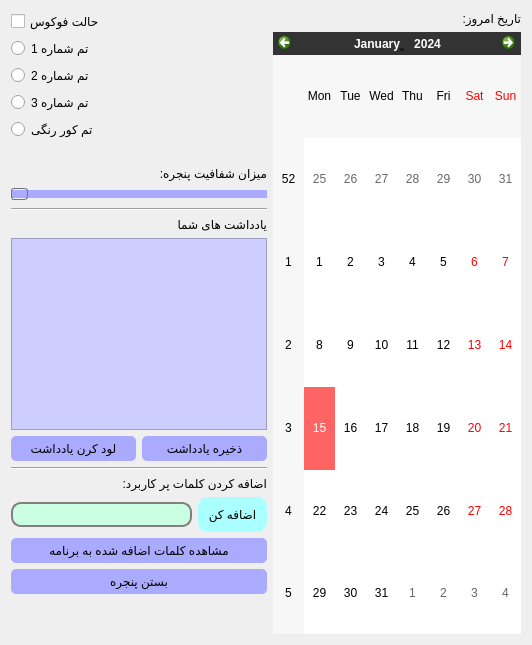
       <widget class="QWidget" name="tab_3">
        <attribute name="title">
         <string>ظاهر</string>
        </attribute>
        <layout class="QGridLayout" name="gridLayout_5">
         <item row="0" column="0">
          <layout class="QHBoxLayout" name="horizontalLayout_14">
           <item>
            <layout class="QVBoxLayout" name="verticalLayout_22">
             <item>
              <widget class="QCheckBox" name="checkBox_3">
               <property name="text">
                <string>حالت فوکوس</string>
               </property>
              </widget>
             </item>
             <item>
              <widget class="QRadioButton" name="radioButton_2">
               <property name="styleSheet">
                <string notr="true">font: 75 9pt &quot;MS Shell Dlg 2&quot;;</string>
               </property>
               <property name="text">
                <string>تم شماره 1</string>
               </property>
              </widget>
             </item>
             <item>
              <widget class="QRadioButton" name="radioButton_4">
               <property name="styleSheet">
                <string notr="true">font: 75 9pt &quot;MS Shell Dlg 2&quot;;</string>
               </property>
               <property name="text">
                <string>تم شماره 2</string>
               </property>
              </widget>
             </item>
             <item>
              <widget class="QRadioButton" name="radioButton_3">
               <property name="styleSheet">
                <string notr="true">font: 75 9pt &quot;MS Shell Dlg 2&quot;;</string>
               </property>
               <property name="text">
                <string>تم شماره 3</string>
               </property>
              </widget>
             </item>
             <item>
              <widget class="QRadioButton" name="radioButton">
               <property name="styleSheet">
                <string notr="true">font: 75 9pt &quot;MS Shell Dlg 2&quot;;</string>
               </property>
               <property name="text">
                <string>تم کور رنگی</string>
               </property>
              </widget>
             </item>
             <item>
              <spacer name="horizontalSpacer_4">
               <property name="orientation">
                <enum>Qt::Horizontal</enum>
               </property>
               <property name="sizeHint" stdset="0">
                <size>
                 <width>40</width>
                 <height>20</height>
                </size>
               </property>
              </spacer>
             </item>
             <item>
              <widget class="QLabel" name="label_20">
               <property name="styleSheet">
                <string notr="true">font: 75 9pt &quot;MS Shell Dlg 2&quot;;</string>
               </property>
               <property name="text">
                <string>میزان شفافیت پنجره:</string>
               </property>
              </widget>
             </item>
             <item>
              <widget class="QSlider" name="horizontalSlider">
               <property name="styleSheet">
                <string notr="true">
            QSlider::groove:horizontal {
               background-color: rgb(170, 170, 255);
                height: 8px;
                margin: 2px 0;
            }

            QSlider::handle:horizontal {
                background: qlineargradient(x1:0, y1:0, x2:1, y2:1,
                    stop:0 #a3a3a3, stop:1 #ffffff);
                border: 1px solid #777;
                width: 15px;
                margin: -2px 0;
                border-radius: 3px;
            }
    </string>
               </property>
               <property name="orientation">
                <enum>Qt::Horizontal</enum>
               </property>
              </widget>
             </item>
             <item>
              <widget class="Line" name="line_5">
               <property name="orientation">
                <enum>Qt::Horizontal</enum>
               </property>
              </widget>
             </item>
             <item>
              <widget class="QLabel" name="label_21">
               <property name="styleSheet">
                <string notr="true">font: 75 9pt &quot;MS Shell Dlg 2&quot;;</string>
               </property>
               <property name="text">
                <string>یادداشت های شما</string>
               </property>
              </widget>
             </item>
             <item>
              <widget class="QPlainTextEdit" name="plainTextEdit_5">
               <property name="styleSheet">
                <string notr="true">background-color: rgb(205, 205, 255);</string>
               </property>
              </widget>
             </item>
             <item>
              <layout class="QHBoxLayout" name="horizontalLayout_19">
               <item>
                <widget class="QPushButton" name="pushButton_24">
                 <property name="styleSheet">
                  <string notr="true">
            QPushButton {
                background-color: rgb(170, 170, 255);
                color: black;
                border-radius: 5px;
                padding: 5px;
                transition: background-color 0.3s;
            }

            QPushButton:hover {
                background-color: rgb(145, 145, 217);
            }
        
</string>
                 </property>
                 <property name="text">
                  <string>لود کرن یادداشت</string>
                 </property>
                </widget>
               </item>
               <item>
                <widget class="QPushButton" name="pushButton_18">
                 <property name="styleSheet">
                  <string notr="true">
            QPushButton {
                background-color: rgb(170, 170, 255);
                color: black;
                border-radius: 5px;
                padding: 5px;
                transition: background-color 0.3s;
            }

            QPushButton:hover {
                background-color: rgb(145, 145, 217);
            }
        
</string>
                 </property>
                 <property name="text">
                  <string>ذخیره یادداشت</string>
                 </property>
                </widget>
               </item>
              </layout>
             </item>
             <item>
              <widget class="Line" name="line_4">
               <property name="orientation">
                <enum>Qt::Horizontal</enum>
               </property>
              </widget>
             </item>
             <item>
              <widget class="QLabel" name="label_22">
               <property name="toolTip">
                <string>کلمات پرکاربرد را جهت نشان دادن لغات پیشنهادی به برنامه اضافه کنید.</string>
               </property>
               <property name="styleSheet">
                <string notr="true">font: 75 9pt &quot;MS Shell Dlg 2&quot;;</string>
               </property>
               <property name="text">
                <string>اضافه کردن کلمات پر کاربرد:</string>
               </property>
              </widget>
             </item>
             <item>
              <layout class="QHBoxLayout" name="horizontalLayout_20">
               <item>
                <widget class="QLineEdit" name="lineEdit_10">
                 <property name="styleSheet">
                  <string notr="true">QLineEdit{ 
                                        background-color:rgb(202, 255, 227);
                                        border: 2px solid gray;
                                        border-radius: 10px;
                                        padding: 0 8px;
                                        selection-background-color: darkgray;
                                        font-size: 16px;}
                                        QLineEdit:focus { 
                                        background-color:rgb(192, 192, 255);}
                                        </string>
                 </property>
                </widget>
               </item>
               <item>
                <widget class="QPushButton" name="pushButton_25">
                 <property name="styleSheet">
                  <string notr="true">
            QPushButton {
                background-color: rgb(170, 255, 255);
                color: black;
                border-radius: 10px;
                padding: 10px;
                transition: background-color 0.3s;
            }

            QPushButton:hover {
                background-color: rgb(153, 229, 229);
            }
        
</string>
                 </property>
                 <property name="text">
                  <string>اضافه کن</string>
                 </property>
                </widget>
               </item>
              </layout>
             </item>
             <item>
              <widget class="QPushButton" name="pushButton_26">
               <property name="styleSheet">
                <string notr="true">

            QPushButton {
                background-color: rgb(170, 170, 255);
                color: black;
                border-radius: 5px;
                padding: 5px;
                transition: background-color 0.3s;
				font: 75 9pt &quot;MS Shell Dlg 2&quot;;
            }

            QPushButton:hover {
                background-color: rgb(145, 145, 217);
            }
        
</string>
               </property>
               <property name="text">
                <string>مشاهده کلمات اضافه شده به برنامه</string>
               </property>
              </widget>
             </item>
             <item>
              <widget class="QPushButton" name="pushButton_28">
               <property name="styleSheet">
                <string notr="true">

            QPushButton {
                background-color: rgb(170, 170, 255);
                color: black;
                border-radius: 5px;
                padding: 5px;
                transition: background-color 0.3s;
				font: 75 9pt &quot;MS Shell Dlg 2&quot;;
            }

            QPushButton:hover {
                background-color: rgb(145, 145, 217);
            }
        
</string>
               </property>
               <property name="text">
                <string>بستن پنجره</string>
               </property>
              </widget>
             </item>
             <item>
              <spacer name="verticalSpacer_2">
               <property name="orientation">
                <enum>Qt::Vertical</enum>
               </property>
               <property name="sizeHint" stdset="0">
                <size>
                 <width>20</width>
                 <height>40</height>
                </size>
               </property>
              </spacer>
             </item>
            </layout>
           </item>
           <item>
            <layout class="QVBoxLayout" name="verticalLayout_21"/>
           </item>
          </layout>
         </item>
         <item row="0" column="1">
          <layout class="QHBoxLayout" name="horizontalLayout_15">
           <item>
            <layout class="QVBoxLayout" name="verticalLayout_18">
             <item>
              <layout class="QVBoxLayout" name="verticalLayout_19">
               <item>
                <widget class="QLabel" name="label_15">
                 <property name="text">
                  <string>تاریخ امروز:</string>
                 </property>
                </widget>
               </item>
               <item>
                <widget class="QCalendarWidget" name="calendarWidget">
                 <property name="styleSheet">
                  <string notr="true">QCalendarWidget QWidget#qt_calendar_navigationbar {
background-color: #333;
}

QCalendarWidget QAbstractItemView {
selection-background-color: #FF6464;
selection-color: white;
} 

QCalendarWidget QAbstractItemView:disabled {
color: #666;
}
</string>
                 </property>
                </widget>
               </item>
              </layout>
             </item>
            </layout>
           </item>
          </layout>
         </item>
        </layout>
       </widget>
